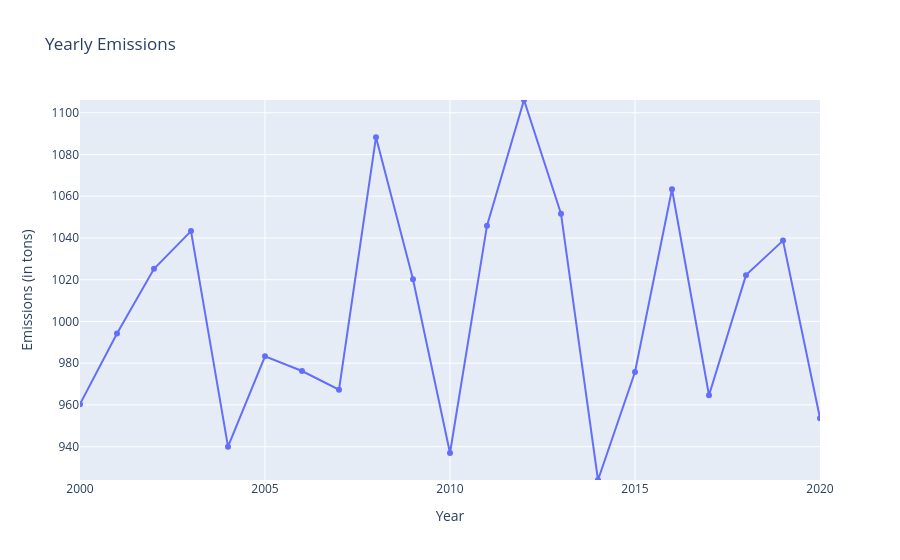
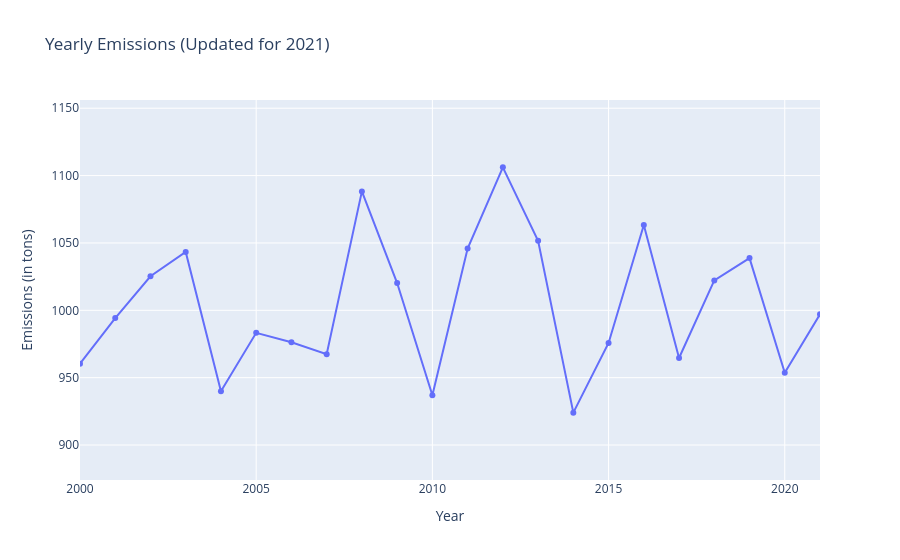
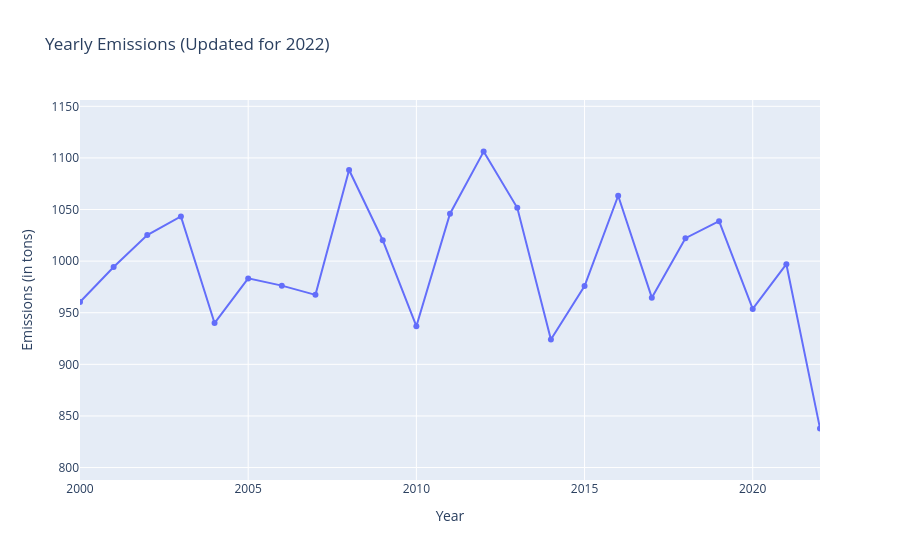
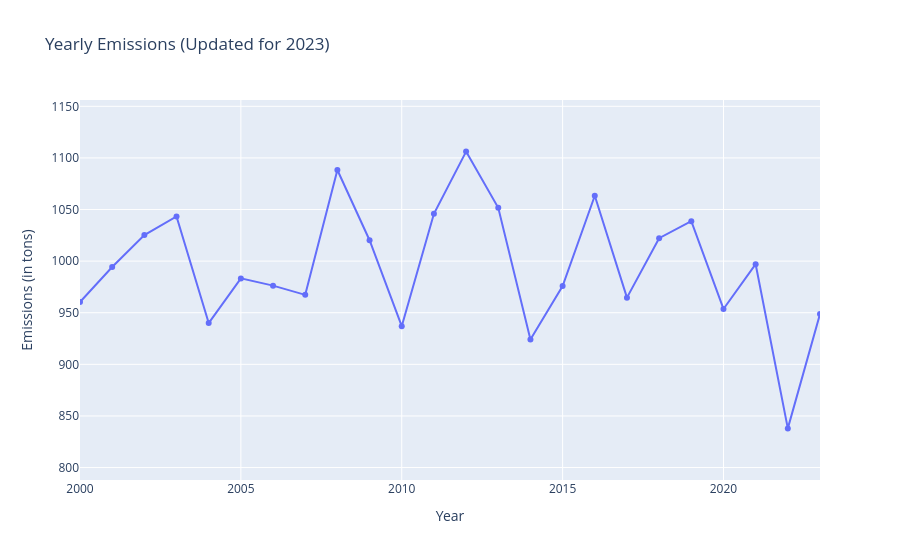

Notebook cell for these charts, in order:
### Code cell
import plotly.graph_objects as go
import numpy as np
import time

# Initial data setup
years = np.arange(2000, 2021)
emissions = np.random.normal(loc=1000, scale=50, size=years.size)

fig = go.Figure()

# Create a line graph
fig.add_trace(go.Scatter(x=years, y=emissions, mode='lines+markers'))

# Layout configuration
fig.update_layout(
    title='Yearly Emissions',
    xaxis_title='Year',
    yaxis_title='Emissions (in tons)',
    xaxis=dict(range=[min(years), max(years)]),
    yaxis=dict(range=[min(emissions), max(emissions)])
)

fig.show()

# Simulating live updates
for _ in range(10):  # Update the plot 10 times
    # Generate new data point
    new_year = max(years) + 1
    new_emission = np.random.normal(loc=1000, scale=50)
    
    # Append new data
    years = np.append(years, new_year)
    emissions = np.append(emissions, new_emission)
    
    # Update the figure
    fig.data[0].x = years
    fig.data[0].y = emissions
    fig.layout.xaxis.range = [min(years), max(years)]
    fig.layout.yaxis.range = [min(emissions) - 50, max(emissions) + 50]
    fig.layout.title.text = f'Yearly Emissions (Updated for {new_year})'
    
    fig.show()
    
    # Wait for a second before the next update
    time.sleep(1)

### Figure 1 — Plotly figure (JSON) as saved in the notebook; plotly's stock layout.template omitted (floating-point values rounded to 4 significant figures)
{"data": [{"mode": "lines+markers", "type": "scatter", "x": [2000, 2001, 2002, 2003, 2004, 2005, 2006, 2007, 2008, 2009, 2010, 2011, 2012, 2013, 2014, 2015, 2016, 2017, 2018, 2019, 2020], "y": [960.4, 994.3, 1025.0, 1043.0, 940.0, 983.3, 976.3, 967.3, 1088.0, 1020.0, 937.0, 1046.0, 1106.0, 1052.0, 924.0, 975.8, 1063.0, 964.6, 1022.0, 1039.0, 953.7]}], "layout": {"title": {"text": "Yearly Emissions"}, "xaxis": {"range": [2000, 2020], "title": {"text": "Year"}}, "yaxis": {"range": [924.0, 1106.0], "title": {"text": "Emissions (in tons)"}}}}

### Figure 2 — Plotly figure (JSON) as saved in the notebook; plotly's stock layout.template omitted (floating-point values rounded to 4 significant figures)
{"data": [{"mode": "lines+markers", "type": "scatter", "x": [2000, 2001, 2002, 2003, 2004, 2005, 2006, 2007, 2008, 2009, 2010, 2011, 2012, 2013, 2014, 2015, 2016, 2017, 2018, 2019, 2020, 2021], "y": [960.4, 994.3, 1025.0, 1043.0, 940.0, 983.3, 976.3, 967.3, 1088.0, 1020.0, 937.0, 1046.0, 1106.0, 1052.0, 924.0, 975.8, 1063.0, 964.6, 1022.0, 1039.0, 953.7, 997.0]}], "layout": {"title": {"text": "Yearly Emissions (Updated for 2021)"}, "xaxis": {"range": [2000, 2021], "title": {"text": "Year"}}, "yaxis": {"range": [874.0, 1156.0], "title": {"text": "Emissions (in tons)"}}}}

### Figure 3 — Plotly figure (JSON) as saved in the notebook; plotly's stock layout.template omitted (floating-point values rounded to 4 significant figures)
{"data": [{"mode": "lines+markers", "type": "scatter", "x": [2000, 2001, 2002, 2003, 2004, 2005, 2006, 2007, 2008, 2009, 2010, 2011, 2012, 2013, 2014, 2015, 2016, 2017, 2018, 2019, 2020, 2021, 2022], "y": [960.4, 994.3, 1025.0, 1043.0, 940.0, 983.3, 976.3, 967.3, 1088.0, 1020.0, 937.0, 1046.0, 1106.0, 1052.0, 924.0, 975.8, 1063.0, 964.6, 1022.0, 1039.0, 953.7, 997.0, 837.9]}], "layout": {"title": {"text": "Yearly Emissions (Updated for 2022)"}, "xaxis": {"range": [2000, 2022], "title": {"text": "Year"}}, "yaxis": {"range": [787.9, 1156.0], "title": {"text": "Emissions (in tons)"}}}}

### Figure 4 — Plotly figure (JSON) as saved in the notebook; plotly's stock layout.template omitted (floating-point values rounded to 4 significant figures)
{"data": [{"mode": "lines+markers", "type": "scatter", "x": [2000, 2001, 2002, 2003, 2004, 2005, 2006, 2007, 2008, 2009, 2010, 2011, 2012, 2013, 2014, 2015, 2016, 2017, 2018, 2019, 2020, 2021, 2022, 2023], "y": [960.4, 994.3, 1025.0, 1043.0, 940.0, 983.3, 976.3, 967.3, 1088.0, 1020.0, 937.0, 1046.0, 1106.0, 1052.0, 924.0, 975.8, 1063.0, 964.6, 1022.0, 1039.0, 953.7, 997.0, 837.9, 948.8]}], "layout": {"title": {"text": "Yearly Emissions (Updated for 2023)"}, "xaxis": {"range": [2000, 2023], "title": {"text": "Year"}}, "yaxis": {"range": [787.9, 1156.0], "title": {"text": "Emissions (in tons)"}}}}
